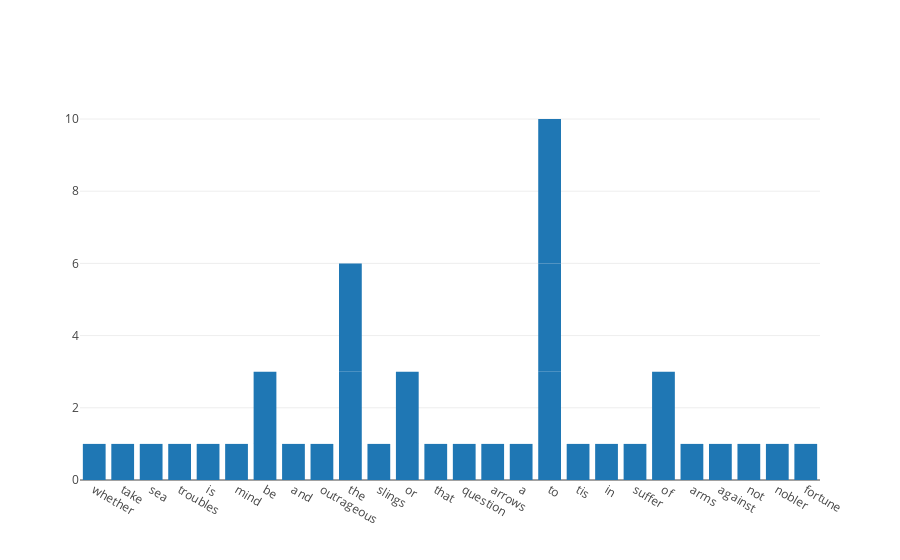

Notebook code for this chart:
### Code cell
import $ivy.`org.plotly-scala::plotly-almond:0.8.1`

import plotly._
import plotly.element._
import plotly.layout._
import plotly.Almond._

val (x, y) = words.unzip

Bar(x, y).plot()

### Figure 1 — Plotly figure (JSON) as saved in the notebook; plotly's stock layout.template omitted (floating-point values rounded to 4 significant figures)
{"data": [{"type": "bar", "x": ["whether", "take", "sea", "troubles", "is", "mind", "be", "and", "outrageous", "the", "the", "the", "slings", "or", "be", "that", "question", "arrows", "or", "a", "to", "to", "tis", "in", "to", "suffer", "of", "to", "arms", "of", "against", "not", "nobler", "fortune"], "y": [1, 1, 1, 1, 1, 1, 1, 1, 1, 1, 2, 3, 1, 1, 2, 1, 1, 1, 2, 1, 1, 2, 1, 1, 3, 1, 1, 4, 1, 2, 1, 1, 1, 1]}], "layout": {}}
